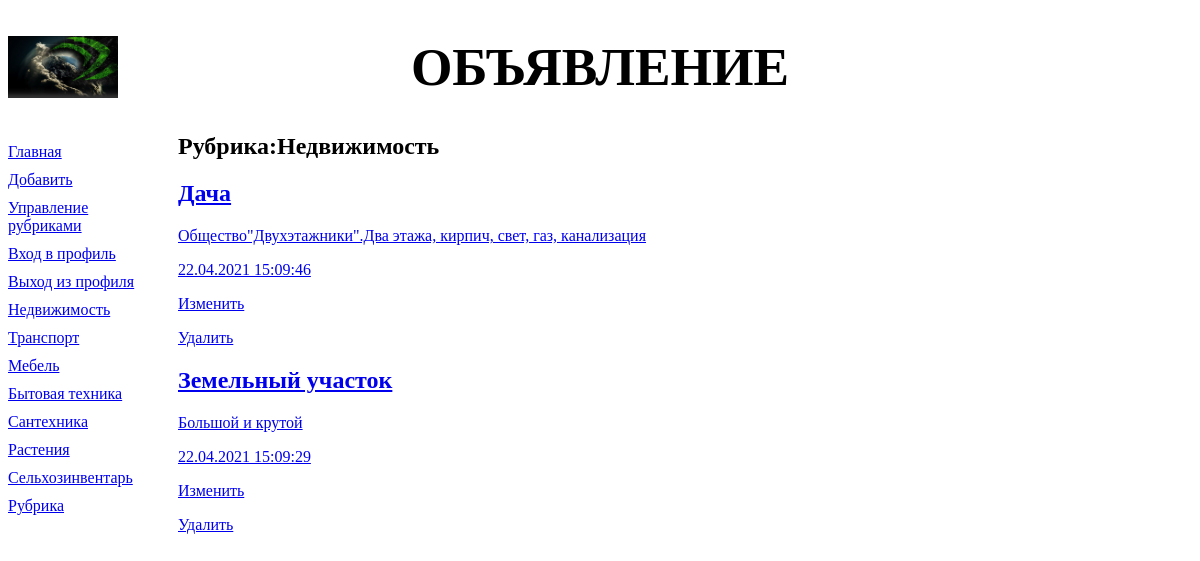
Screenshot of /bboard/1/ with the database file from the repository.
### bboard/models.py (models this page shows, shortened)
class Rubric(models.Model):
    name = models.CharField(max_length=20, db_index=True, verbose_name='Название')
    order = models.SmallIntegerField(default=0, db_index=True)
    objects = RubricManager()
    class Meta:
        verbose_name_plural = 'Рубрики'
        verbose_name = 'Рубрика'
        ordering = ['order', 'name']

class Bb(models.Model):
    title = models.CharField(max_length=50, verbose_name='Товар')
    content = models.TextField(null=True, blank=True, verbose_name='Описание')
    price = models.FloatField(null=True, blank=True, verbose_name='Цена')
    published = models.DateTimeField(auto_now_add=True, db_index=True, verbose_name='Опубликованно')
    rubric = models.ForeignKey('Rubric', null=True, on_delete=models.PROTECT, verbose_name='Рубрика')
    objects = models.Manager()
    revers = BbManager()
    def title_and_price(self):
        if self.price:
            return '%s (%.2f)' % (self.title, self.price)
        else:
            return self.title
    title_and_price.short_description = 'Название и цена'
    class Meta:
        verbose_name_plural = 'Объявления'
        verbose_name = 'Объявление'
        ordering = ['-published']

### bboard/views.py (the view)
class BbByRubricView(SingleObjectMixin,ListView):
    template_name = 'bboard/by_rubric.html'
    pk_url_kwarg = 'rubric_id'
    def get(self, request, *args, **kwargs):
        self.object = self.get_object(queryset = Rubric.objects.all())
        return super().get(request, *args, **kwargs)
    def get_context_data(self, **kwargs):
        context = super().get_context_data(**kwargs)
        context['current_rubric'] = self.object
        context['rubrics'] = Rubric.objects.all()
        context['bbs'] = context['object_list']
        return context
    def get_queryset(self):
        return self.object.bb_set.all()

### bboard/models.py (called while the page is built)
    def get_queryset(self):
        return RubricQuerySet(self.model, using=self._db)

### bboard/templates/bboard/by_rubric.html (shortened to what this page needs)
{% extends "layout/basic.html" %}
{% block content %}
<h2>Рубрика:{{ current_rubric.name }}</h2>
{% for bb in bbs %}
<div>
	<h2><a href="{% url 'detail' pk=bb.pk %}">{{ bb.title }}</h2>
	<p>{{ bb.content }}</p>
	<p>{{ bb.published|date:"d.m.Y H:i:s" }}</p>
	<p><a href="{% url 'bb_form' pk=bb.pk %}">Изменить</a></p>
	<p><a href="{% url 'bb_confirm_delete' pk=bb.pk %}">Удалить</a></p>
</div>
{% endfor %}
{% endblock %}

### bboard/templates/layout/basic.html (shortened to what this page needs)
{% load static %}
<!DOCTYPE html>
<html>
	<head>
		<link rel="stylesheet" type="text/css" href="{% static 'bboard/style.css' %}">
	</head>
	<body>
		<header>
			<h1>Объявление</h1>
		</header>
		<nav>
			<a href="{% url 'index' %}">Главная</a>
			<a href="{% url 'add' %}">Добавить</a>
			<a href="{% url 'rubrics' %}">Управление рубриками</a>
			<a href="{% url 'login' %}">Вход в профиль</a>
			<a href="{% url 'logout' %}">Выход из профиля</a>
			{% for rubric in rubrics %}
			<a href="{% url 'by_rubric' rubric.pk %}">{{ rubric.name }}</a>
			{% endfor %}
		</nav>
		<section>
		{% block content %}
		{% endblock %}
		</section>
	</body>
</html>

### bboard/static/bboard/style.css (style rules this page uses)
header h1 { font-size: 40pt; text-transform : uppercase; text-align: center; background: url("bg.jpg") left / auto 100% no-repeat; }
nav { font-size: : 16pt; width: 150px; float: left; }
nav a { display: block; margin: 10px 0px; }
section { margin-left: 170px; }

### rows the page displays
Rubric: name "Недвижимость"
Rubric: name "Транспорт"
Rubric: name "Мебель"
Rubric: name "Бытовая техника"
Rubric: name "Сантехника"
Rubric: name "Растения"
Rubric: name "Сельхозинвентарь"
Rubric: name "Рубрика"
Bb: title "Дача", content "Общество\"Двухэтажники\".Два этажа, кирпич, свет, газ, канализация", published "22.04.2021 15:09:46"
Bb: title "Земельный участок", content "Большой и крутой", published "22.04.2021 15:09:29"
